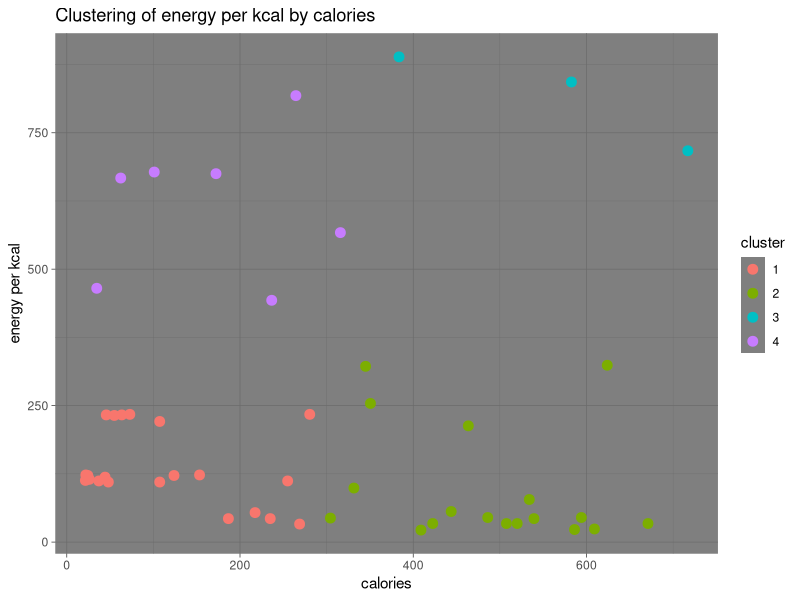
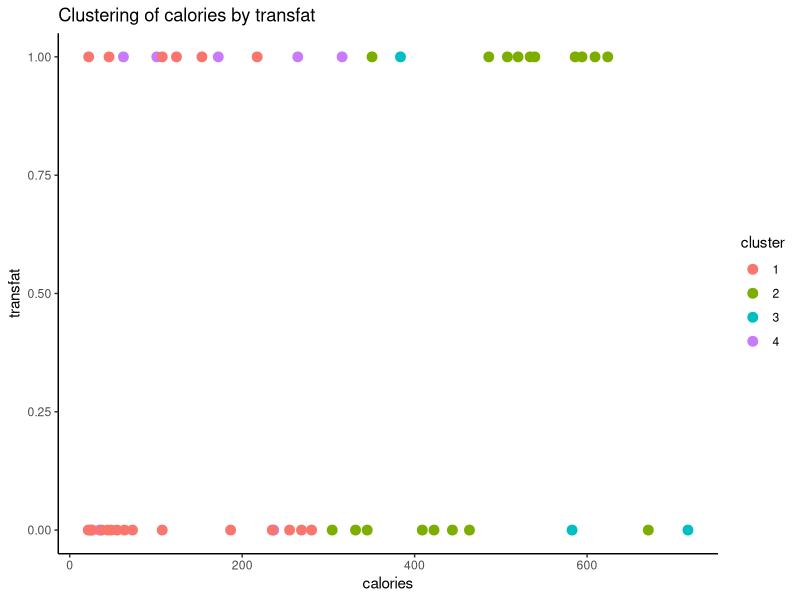

Source code (R) for these figures, in order:
#dataset
#set your environment to the document which has the file if u are using r studio 
library(ggplot2)
foodnutri<- read.csv("nutrifood.csv", stringsAsFactors = FALSE)
View(foodnutri)

#datatype
head(foodnutri)

req_data<-foodnutri[,c("calories","transfat","energykcal")]

#random seed for data reproductive 
set.seed(123)

kmeans_result<-kmeans(req_data,centers = 4,nstart = 20)

foodnutri$cluster<-as.factor(kmeans_result$cluster)

print(kmeans_result)

ggplot(foodnutri,aes(x=calories,y=energykcal, color=cluster))+geom_point(size=3)+labs(title = "Clustering of energy per kcal by calories",x="calories", y="energy per kcal")+theme_dark()

ggplot(foodnutri,aes(x=calories,y=transfat, color=cluster))+geom_point(size=3)+labs(title = "Clustering of calories by transfat",x="calories", y="transfat")+theme_classic()


write.csv(foodnutri,"cluster_of_energy.csv",row.names = FALSE)
table(foodnutri$cluster)
